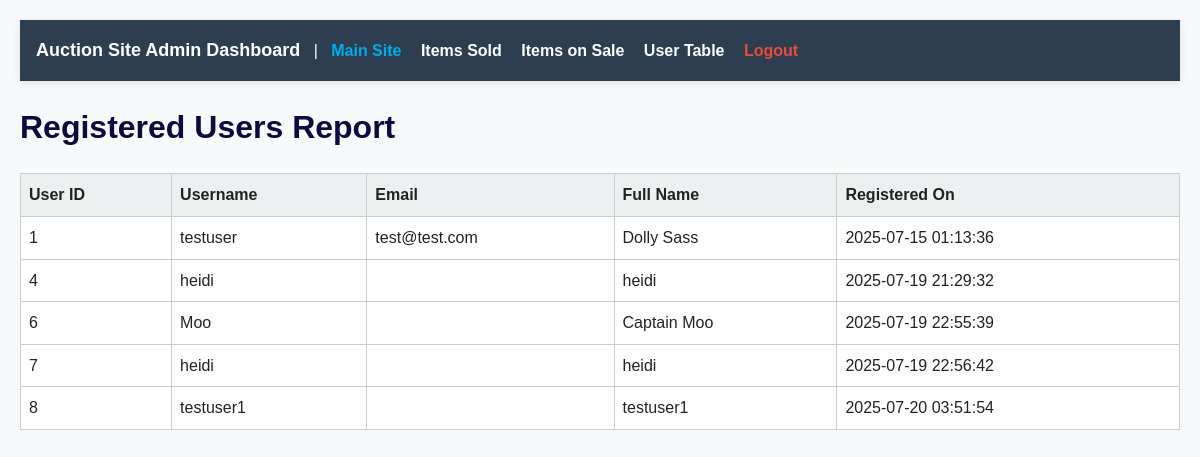
The page /report_users.php (signed in) on the database its author committed.
### tables this page shows
CREATE TABLE `users` (
  `id` int(11) NOT NULL,
  `username` varchar(50) NOT NULL,
  `password` varchar(255) NOT NULL,
  `email` varchar(100) DEFAULT NULL,
  `created_at` timestamp NOT NULL DEFAULT current_timestamp(),
  `full_name` varchar(100) NOT NULL,
  `address` text NOT NULL,
  `credit_card` varchar(50) DEFAULT NULL,
  `phone` varchar(20) DEFAULT NULL
);

### report_users.php (the view, shortened to what this page needs)
<?php
include 'connection.php';
?>
<!DOCTYPE html>
<html>
<head>
    <link rel="stylesheet" href="style.css">
</head>
<nav style="background-color: #2c3e50; color: white; padding: 1rem; font-family: Arial, sans-serif;">
    <strong style="font-size: 18px;">Auction Site Admin Dashboard</strong> &nbsp; | &nbsp;
    <a href="index.php" style="color: #00aced; text-decoration: none; margin-right: 15px;">Main Site</a>
    <a href="report_items_sold.php" style="color: white; text-decoration: none; margin-right: 15px;">Items Sold</a>
    <a href="report_items_on_sale.php" style="color: white; text-decoration: none; margin-right: 15px;">Items on Sale</a>
    <a href="report_users.php" style="color: white; text-decoration: none; margin-right: 15px;">User Table</a>
    <a href="logout.php" style="color: #e74c3c; text-decoration: none;">Logout</a>
</nav>
<body>
<h1>Registered Users Report</h1>
<table>
    <thead>
        <tr>
            <th>User ID</th>
            <th>Username</th>
            <th>Email</th>
            <th>Full Name</th>
            <th>Registered On</th>
        </tr>
    </thead>
    <tbody>
        <?php
        $sql = "SELECT id, username, email, full_name, created_at FROM users";
        $result = $conn->query($sql);
        if ($result->num_rows === 0) {
            echo "<tr><td colspan='5'>No users found.</td></tr>";
        } else {
            while ($row = $result->fetch_assoc()) {
                echo "<tr>
                        <td>{$row['id']}</td>
                        <td>" . htmlspecialchars($row['username']) . "</td>
                        <td>" . htmlspecialchars($row['email']) . "</td>
                        <td>" . htmlspecialchars($row['full_name']) . "</td>
                        <td>{$row['created_at']}</td>
                      </tr>";
            }
        }
        ?>
    </tbody>
</table>
</body>
</html>

### style.css (style rules this page uses)
:root { --russian-violet: #0c0a3e; --purple: #7b1e7a; --raspberry-rose: #b33f62; --bittersweet: #f9564f; --sunset: #f3c677; --light-gray: #f5f5f5; --text-dark: #222; --border-radius: 10px; --box-shadow: 0 2px 8px rgba(0, 0, 0, 0.1); }
body { font-family: 'Segoe UI', Tahoma, Geneva, Verdana, sans-serif; margin: 0; padding: 0; background-color: var(--light-gray); color: var(--text-dark); line-height: 1.6; }
nav { background-color: var(--purple); padding: 12px 20px; box-shadow: var(--box-shadow); }
nav a { color: var(--sunset); margin-right: 20px; font-weight: bold; font-size: 16px; text-decoration: none; }
h1, h2, h3 { color: var(--russian-violet); }
table { width: 100%; border-collapse: collapse; min-width: 800px; }
thead th { background: #ecf0f1; padding: 8px; text-align: left; font-weight: bold; }
tbody td { padding: 8px; border-top: 1px solid #ddd; }

### report_users.php (style rules this page uses)
body { font-family: Arial, sans-serif; background: #f8f9fa; padding: 20px; }
h1 { margin-bottom: 20px; }
table { width: 100%; border-collapse: collapse; background: #fff; }
th, td { padding: 10px; border: 1px solid #ccc; }
th { background: #eee; }

### rows shown on the page
users: id "1", username "testuser", email "test@test.com", full_name "Dolly Sass", created_at "2025-07-15 01:13:36"
users: id "4", username "heidi", full_name "heidi", created_at "2025-07-19 21:29:32"
users: id "6", username "Moo", full_name "Captain Moo", created_at "2025-07-19 22:55:39"
users: id "7", username "heidi", full_name "heidi", created_at "2025-07-19 22:56:42"
users: id "8", username "testuser1", full_name "testuser1", created_at "2025-07-20 03:51:54"
